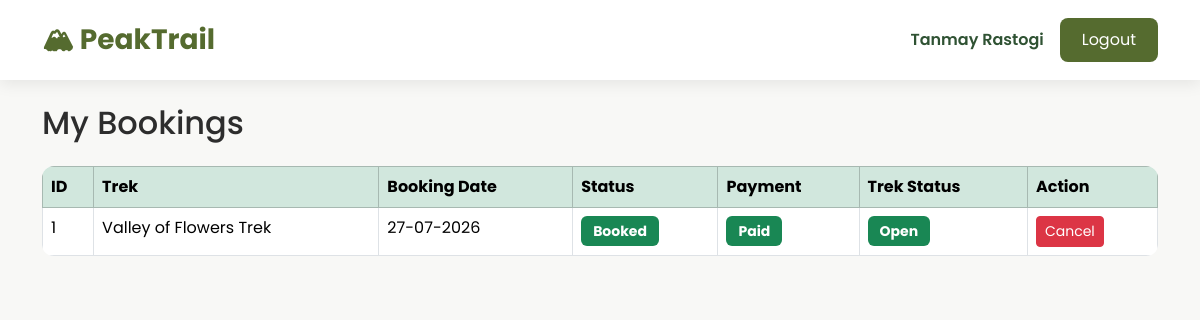
Page /trekker/my-bookings (signed in) on the committed database.
### models/user.py (models this page shows, shortened)
class User(UserMixin, db.Model):
    __tablename__ = "users"
    id = db.Column(db.Integer, primary_key=True)
    name = db.Column(db.String(100), nullable=False)
    email = db.Column(db.String(120), unique=True, nullable=False)
    password = db.Column(db.String(255), nullable=False)
    role = db.Column(db.String(20), nullable=False)
    is_active = db.Column(db.Boolean, default=True)
    is_blacklisted = db.Column(db.Boolean, default=False)
    created_at = db.Column(db.DateTime, default=datetime.utcnow)
    bookings = db.relationship("Booking", backref="user", lazy=True)
    staff_profile = db.relationship(
        "StaffProfile",
        backref="user",
        uselist=False
    )

### models/booking.py (models this page shows, shortened)
class Booking(db.Model):
    __tablename__ = "bookings"
    id = db.Column(db.Integer, primary_key=True)
    user_id = db.Column(
        db.Integer,
        db.ForeignKey("users.id"),
        nullable=False
    )
    trek_id = db.Column(
        db.Integer,
        db.ForeignKey("treks.id"),
        nullable=False
    )
    booking_date = db.Column(
        db.DateTime,
        default=datetime.utcnow
    )
    booking_status = db.Column(
        db.String(20),
        default="Booked"
    )
    payment_status = db.Column(
        db.String(20),
        default="Pending"
    )

### models/trek.py (models this page shows, shortened)
class Trek(db.Model):
    __tablename__ = "treks"
    id = db.Column(db.Integer, primary_key=True)
    trek_name = db.Column(db.String(100), nullable=False)
    location = db.Column(db.String(100), nullable=False)
    image_url = db.Column(db.String(500))
    price = db.Column(
        db.Float,
        nullable=False,
        default=0
    )
    difficulty = db.Column(db.String(20), nullable=False)
    duration = db.Column(db.Integer, nullable=False)
    available_slots = db.Column(db.Integer, nullable=False)
    description = db.Column(db.Text)
    start_date = db.Column(db.Date, nullable=False)
    end_date = db.Column(db.Date, nullable=False)
    status = db.Column(
        db.String(20),
        default="Open"
    )
    assigned_staff_id = db.Column(
        db.Integer,
        db.ForeignKey("staff_profiles.id"),
        nullable=True
    )
    bookings = db.relationship(
        "Booking",
        backref="trek",
        lazy=True,
        cascade="all, delete-orphan"
    )

### routes/trekker.py (the view)
@trekker.route("/trekker/my-bookings")
@login_required
def my_bookings():
    if current_user.role != "trekker":
        flash("Access Denied!", "danger")
        return redirect(url_for("home"))
    bookings = Booking.query.filter_by(
        user_id=current_user.id
    ).order_by(
        Booking.booking_date.desc()
    ).all()
    return render_template(
        "trekker/my_bookings.html",
        bookings=bookings
    )

### app.py (called while the page is built)
@login_manager.user_loader
def load_user(user_id):
    return User.query.get(int(user_id))

### templates/trekker/my_bookings.html (shortened to what this page needs)
{% extends "base.html" %}
{% block content %}
<h2 class="mb-4">
My Bookings
</h2>
{% if bookings %}
<table class="table table-bordered table-hover">
<thead class="table-success">
<tr>
<th>ID</th>
<th>Trek</th>
<th>Booking Date</th>
<th>Status</th>
<th>Payment</th>
<th>Trek Status</th>
<th>Action</th>
</tr>
</thead>
<tbody>
{% for booking in bookings %}
<tr>
<td>{{ booking.id }}</td>
<td>{{ booking.trek.trek_name }}</td>
<td>{{ booking.booking_date.strftime("%d-%m-%Y") }}</td>
<td>
{% if booking.booking_status=="Booked" %}
<span class="badge bg-success">
Booked
</span>
{% elif booking.booking_status=="Completed" %}
<span class="badge bg-primary">
Completed
</span>
{% else %}
<span class="badge bg-danger">
Cancelled
</span>
{% endif %}
</td>
<td>
{% if booking.payment_status=="Paid" %}
<span class="badge bg-success">
Paid
</span>
{% else %}
<span class="badge bg-warning text-dark">
Pending
</span>
{% endif %}
</td>
<td>
{% if booking.trek.status=="Open" %}
<span class="badge bg-success">
Open
</span>
{% elif booking.trek.status=="Ongoing" %}
<span class="badge bg-warning text-dark">
Ongoing
</span>
{% elif booking.trek.status=="Completed" %}
<span class="badge bg-primary">
Completed
</span>
{% else %}
<span class="badge bg-danger">
Closed
</span>
{% endif %}
</td>
<td>
{% if booking.booking_status=="Booked" %}
<a href="{{ url_for('trekker.cancel_booking',
booking_id=booking.id) }}"
class="btn btn-danger btn-sm">
Cancel
</a>
{% else %}
-
{% endif %}
</td>
</tr>
{% endfor %}
</tbody>
</table>
{% else %}
<div class="alert alert-warning">
No bookings found.
</div>
{% endif %}
{% endblock %}

### templates/base.html (shortened to what this page needs)
<!DOCTYPE html>
<html lang="en">
<head>
    <link href="https://cdn.jsdelivr.net/npm/bootstrap@5.3.3/dist/css/bootstrap.min.css" rel="stylesheet">
    <link rel="stylesheet" href="{{ url_for('static', filename='css/style.css') }}">
</head>
<body>
    <nav class="navbar navbar-expand-lg custom-navbar">
<div class="container">
{% if current_user.is_authenticated %}
    {% if current_user.role=="admin" %}
        <a class="navbar-brand fw-bold"
        href="{{ url_for('admin.dashboard') }}">
        🏔 PeakTrail
        </a>
    {% elif current_user.role=="staff" %}
        <a class="navbar-brand fw-bold"
        href="{{ url_for('staff.dashboard') }}">
        🏔 PeakTrail
        </a>
    {% elif current_user.role=="trekker" %}
        <a class="navbar-brand fw-bold"
        href="{{ url_for('trekker.dashboard') }}">
        🏔 PeakTrail
        </a>
    {% endif %}
{% else %}
<a class="navbar-brand fw-bold"
href="{{ url_for('auth.login') }}">
🏔 PeakTrail
</a>
{% endif %}
<div class="ms-auto d-flex align-items-center">
{% if current_user.is_authenticated %}
<span class="welcome-text">
{{ current_user.name }}
</span>
<a href="{{ url_for('auth.logout') }}"
class="btn btn-custom ms-3">
Logout
</a>
{% endif %}
</div>
</div>
</nav>
    <div class="container mt-4">
        {% block content %}
        {% endblock %}
    </div>
</body>
</html>

### static/css/style.css (style rules this page uses)
:root { --primary:#556B2F; --secondary:#2F5233; --accent:#F5F1E8; --background:#F8F8F6; --text:#2D2D2D; }
body { font-family:'Poppins',sans-serif; background:var(--background); color:var(--text); }
.custom-navbar { background:white; box-shadow:0 4px 15px rgba(0,0,0,.08); padding:14px; }
.navbar-brand { color:var(--primary)!important; font-size:28px; }
.welcome-text { font-weight:600; color:var(--secondary); }
.btn-custom { background:var(--primary); color:white; border:none; border-radius:8px; padding:10px 22px; transition:.3s; }
.table { background:white; border-radius:12px; overflow:hidden; }
.badge { padding:8px 12px; font-size:14px; }

### rows in the picture
User: name "Tanmay Rastogi"
Booking: id "1", trek.trek_name "Valley of Flowers Trek", booking_date "27-07-2026", booking_status "Booked", payment_status "Paid"
